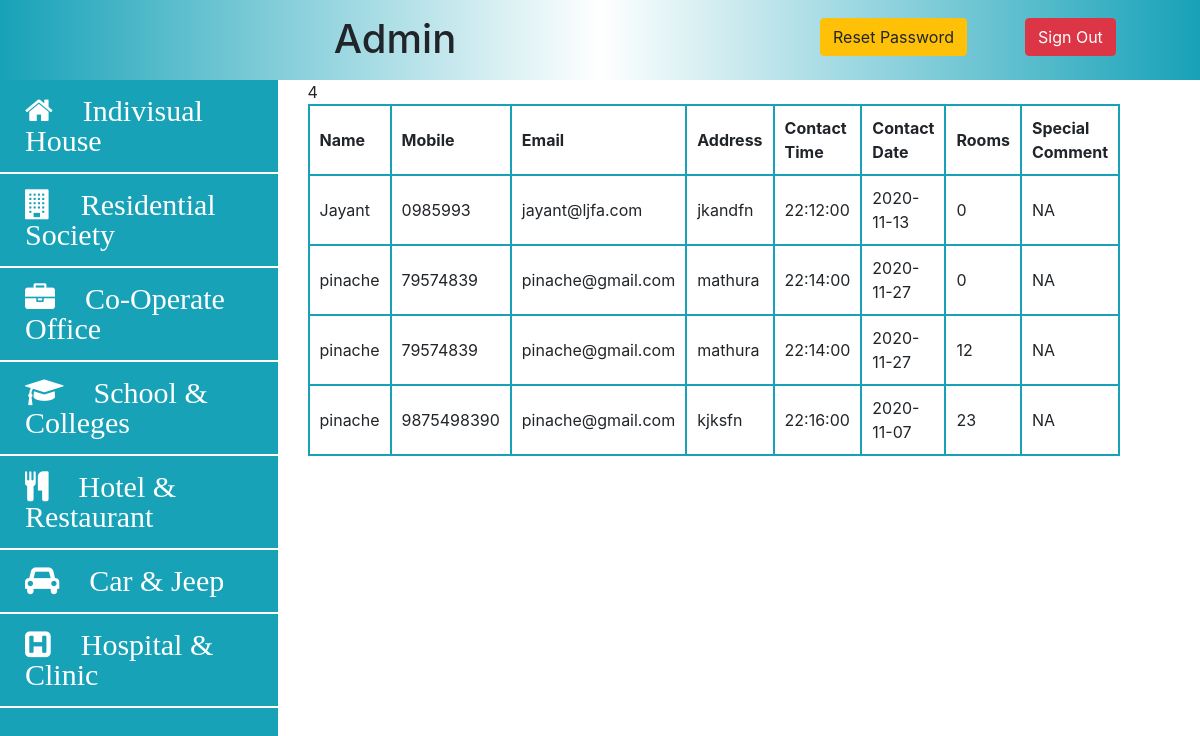
/admin/hotel-admin.php (signed in), run on the app's committed database.
### tables this page shows
CREATE TABLE `hotelservice` (
  `id` int(250) NOT NULL,
  `name` varchar(100) NOT NULL,
  `email` varchar(150) NOT NULL,
  `mobile` varchar(15) NOT NULL,
  `address` varchar(250) NOT NULL,
  `time` time NOT NULL,
  `rooms` int(150) NOT NULL,
  `date` date NOT NULL,
  `comment` varchar(500) NOT NULL
);

### admin/hotel-admin.php (the view, shortened to what this page needs)
<!DOCTYPE html>
<html lang="en">
<head>
    <link rel="stylesheet" href="../css/admin.css?v=<?php echo time(); ?>">
    <link rel="stylesheet" href="https://stackpath.bootstrapcdn.com/bootstrap/4.5.2/css/bootstrap.min.css">
    <link rel="stylesheet" href="https://stackpath.bootstrapcdn.com/font-awesome/4.7.0/css/font-awesome.min.css">
</head>
<body>
    <nav class="navigation-bar">
        <div class="row">
            <div class="col-lg-8 admin-heading">
                <h1>Admin</h1>
            </div>
            <div class="col-lg-2">
                <a href="reset-password.php" class="btn btn-warning">Reset Password</a>
            </div>
            <div class="col-lg-2">
                <a href="logout.php" class="btn btn-danger">Sign Out</a>
            </div>
        </div>
    </nav>
    <div class="row panel">
        <div class="col-lg-3">
            <section class="dashboard">
                <ul>
                    <li><a href="admin.php"><i class="fa fa-home"><span>Indivisual House</span></i></a></li>
                    <li><a href="society-admin.php"><i class="fa fa-building"><span>Residential Society</span></i></a></li>
                    <li><a href="office-admin.php"><i class="fa fa-briefcase"><span>Co-Operate Office</span></i></a></li>
                    <li><a href="school-admin.php"><i class="fa fa-graduation-cap"><span>School & Colleges</span></i></a></li>
                    <li><a href="hotel-admin.php"><i class="fa fa-cutlery"><span>Hotel & Restaurant</span></i></a></li>
                    <li><a href="car-admin.php"><i class="fa fa-car"><span>Car & Jeep</span></i></a></li>
                    <li><a href="hospital-admin.php"><i class="fa fa-h-square"><span>Hospital & Clinic</span></i></a></li>
                </ul>
            </section>
        </div>
        <div class="col-lg-8">
            <section class="content">
                <?php
                require_once "../connection.php";
                $query = "SELECT * FROM `hotelservice`";
                $data = mysqli_query($connection, $query);
                $totalRecord = mysqli_num_rows($data);
                echo $totalRecord;
                ?>
                <table>
                    <tr>
                        <th>Name</th>
                        <th>Mobile</th>
                        <th>Email</th>
                        <th>Address</th>
                        <th>Contact Time</th>
                        <th>Contact Date</th>
                        <th>Rooms</th>
                        <th>Special Comment</th>
                    </tr>
                    <?php
                    while ($result = mysqli_fetch_assoc($data)) {
                        echo "
                <tr>
                  <td>" . $result['name'] . "</td>
                  <td>" . $result['mobile'] . "</td>
                  <td>" . $result['email'] . "</td>
                  <td>" . $result['address'] . "</td>
                  <td>" . $result['time'] . "</td>
                  <td>" . $result['date'] . "</td>
                  <td>" . $result['rooms'] . "</td>
                  <td>" . $result['comment'] . "</td>
                </tr>
                ";
                    }
                    ?>
                </table>
            </section>
        </div>
    </div>
</body>
</html>

### css/admin.css (style rules this page uses)
* { padding: 0; margin: 0; }
.navigation-bar { background: linear-gradient(to right, #17A2B8, white, #17A2B8); height: 10vh; }
.btn { margin-top: 18px; }
.dashboard { height: 100vh; background-color: #17A2B8; color: white; }
.admin-heading>h1 { margin-top: 15px; text-align: center; }
.dashboard ul { list-style: none; }
.dashboard ul li { border-bottom: 2px solid white; }
.dashboard ul li a { display: block; text-decoration: none; color: white; padding: 15px 25px; transition: 0.4s; }
.dashboard ul li a span { margin-left: 30px; font-size: 30px; }
.dashboard ul li i { font-size: 30px; color: white; }
td, th { padding: 10px; border: 2px solid #17A2B8; }

### data on the page
hotelservice: name "Jayant", mobile "0985993", email "jayant@ljfa.com", address "jkandfn", time "22:12:00", date "2020-11-13", rooms "0", comment "NA"
hotelservice: name "pinache", mobile "79574839", email "pinache@gmail.com", address "mathura", time "22:14:00", date "2020-11-27", rooms "0", comment "NA"
hotelservice: name "pinache", mobile "79574839", email "pinache@gmail.com", address "mathura", time "22:14:00", date "2020-11-27", rooms "12", comment "NA"
hotelservice: name "pinache", mobile "9875498390", email "pinache@gmail.com", address "kjksfn", time "22:16:00", date "2020-11-07", rooms "23", comment "NA"

### other printed values
$totalRecord "4"
